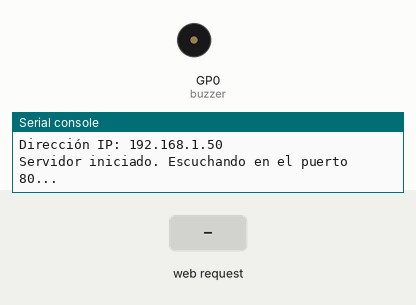
This program was run on a simulated Raspberry Pi Pico running MicroPython. Shown: buzzer (waves = sounding), the last lines printed to the serial console. The inputs (shaded band) are chosen by the test bench. WiFi joins after 1.5 s.

Above: at 2.7 s.
2.8 s: HTTP request GET /?action=on received
At 4.0 s:
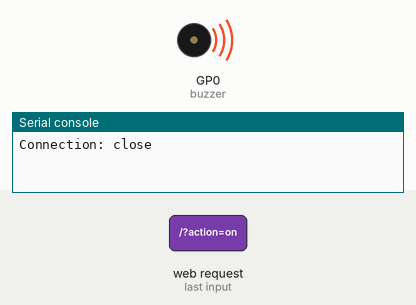
4.3 s: HTTP request GET /?action=off received
At 5.3 s:
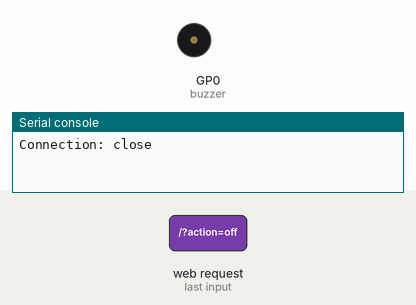
Timing chart, 0 to 7.3 s (numbered marks = the images above; inputs shaded):
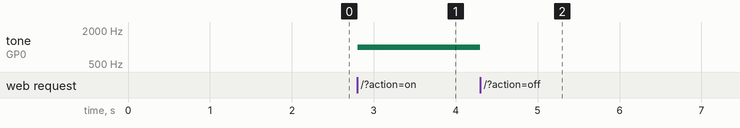

The program:

buzzerWifi.py
```python
from machine import Pin, PWM
import network
import socket

# Configurar el pin del buzzer
buzzer_pin = 0  # El pin GPIO al que está conectado el buzzer
buzzer = PWM(Pin(buzzer_pin))
buzzer.freq(1000)  # Frecuencia del PWM

# Configurar la conexión WiFi
ssid = 'RouterArriba'
password = '56412BTH266'
sta_if = network.WLAN(network.STA_IF)
sta_if.active(True)
sta_if.connect(ssid, password)

while not sta_if.isconnected():
    pass

print('Conectado a la red WiFi')
print('Dirección IP:', sta_if.ifconfig()[0])

def buzzer_on():
    buzzer.duty_u16(32768)  # Establecer el ciclo de trabajo del PWM para encender el buzzer al 50%

def buzzer_off():
    buzzer.duty_u16(0)  # Apagar el buzzer configurando el ciclo de trabajo del PWM en 0

# Configurar el servidor web
server_socket = socket.socket(socket.AF_INET, socket.SOCK_STREAM)
server_socket.bind(('0.0.0.0', 80))
server_socket.listen(5)

print('Servidor iniciado. Escuchando en el puerto 80...')

while True:
    client_socket, addr = server_socket.accept()
    print('Conexión establecida desde:', addr)

    request = client_socket.recv(1024).decode()
    print('Solicitud recibida:', request)

    if 'GET /?action=on' in request:
        buzzer_on()
    elif 'GET /?action=off' in request:
        buzzer_off()

    response = 'HTTP/1.1 200 OK\nContent-Type: text/html\n\n'
    response += '<!DOCTYPE html><html><body>'
    response += '<h1>Servidor de control de buzzer</h1>'
    response += '<p>Haga clic en los botones para encender o apagar el buzzer:</p>'
    response += '<a href="/?action=on"><button>Encender Buzzer</button></a>'
    response += '<a href="/?action=off"><button>Apagar Buzzer</button></a>'
    response += '</body></html>'

    client_socket.send(response)
    client_socket.close()
```

Measured:
- after the input at 2.8 s, tone on GP0 (buzzer): silent → 1000 Hz at once
- after the input at 4.3 s, tone on GP0 (buzzer): 1000 Hz → silent at once
